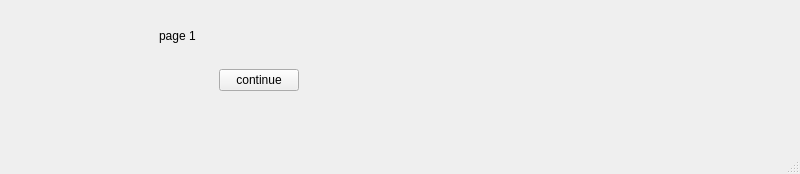
<?xml version="1.0" encoding="UTF-8"?>
<ui version="4.0">
 <class>screen2</class>
 <widget class="QMainWindow" name="screen2">
  <property name="geometry">
   <rect>
    <x>0</x>
    <y>0</y>
    <width>800</width>
    <height>174</height>
   </rect>
  </property>
  <property name="windowTitle">
   <string>MainWindow</string>
  </property>
  <widget class="QWidget" name="centralwidget">
   <property name="minimumSize">
    <size>
     <width>700</width>
     <height>0</height>
    </size>
   </property>
   <widget class="QStackedWidget" name="stackedWidget">
    <property name="geometry">
     <rect>
      <x>9</x>
      <y>9</y>
      <width>782</width>
      <height>113</height>
     </rect>
    </property>
    <property name="currentIndex">
     <number>0</number>
    </property>
    <widget class="QWidget" name="page">
     <widget class="QLabel" name="label">
      <property name="geometry">
       <rect>
        <x>150</x>
        <y>20</y>
        <width>47</width>
        <height>14</height>
       </rect>
      </property>
      <property name="text">
       <string>page 1</string>
      </property>
     </widget>
     <widget class="QPushButton" name="pushButton">
      <property name="geometry">
       <rect>
        <x>210</x>
        <y>60</y>
        <width>80</width>
        <height>22</height>
       </rect>
      </property>
      <property name="text">
       <string>continue</string>
      </property>
     </widget>
    </widget>
    <widget class="QWidget" name="page_2">
     <widget class="QLabel" name="label_2">
      <property name="geometry">
       <rect>
        <x>220</x>
        <y>30</y>
        <width>47</width>
        <height>14</height>
       </rect>
      </property>
      <property name="text">
       <string>page 2</string>
      </property>
     </widget>
    </widget>
   </widget>
  </widget>
  <widget class="QMenuBar" name="menubar">
   <property name="geometry">
    <rect>
     <x>0</x>
     <y>0</y>
     <width>800</width>
     <height>21</height>
    </rect>
   </property>
  </widget>
  <widget class="QStatusBar" name="statusbar"/>
 </widget>
 <resources/>
 <connections/>
</ui>
